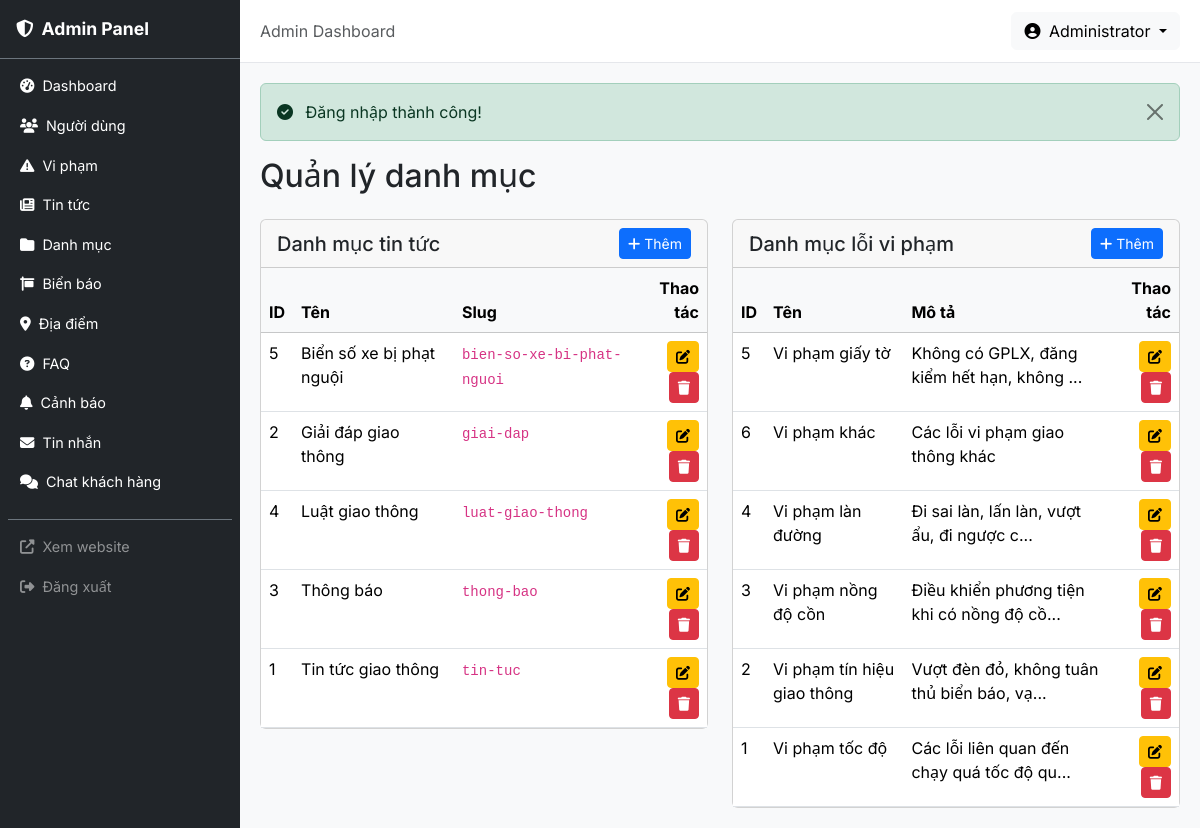
The app's page /admin/categories (signed in) with its own data.
### tables this page shows
CREATE TABLE news_categories (
    id INT AUTO_INCREMENT PRIMARY KEY,
    name VARCHAR(100) NOT NULL,
    slug VARCHAR(100) NOT NULL UNIQUE,
    created_at DATETIME NOT NULL DEFAULT CURRENT_TIMESTAMP
);

CREATE TABLE offense_categories (
    id INT AUTO_INCREMENT PRIMARY KEY,
    name VARCHAR(255) NOT NULL,
    description TEXT NULL,
    created_at DATETIME NOT NULL DEFAULT CURRENT_TIMESTAMP
);

### app/core/Controller.php (called while the page is built, shortened)
<?php
class Controller
{
    protected function view(string $view, array $data = [], string $layout = 'client'): void
    {
        extract($data);
        $viewPath = __DIR__ . '/../views/' . $view . '.php';
        require $viewPath;
    }
}

### app/controllers/admin/CategoryController.php (called while the page is built, shortened)
<?php
class CategoryController extends Controller
{
    public function index(): void
    {
        $newsCatModel = new NewsCategory();
        $offenseCatModel = new OffenseCategory();
        $data = [
            'title'            => 'Quản lý danh mục',
            'newsCategories'   => $newsCatModel->all([], 'name ASC'),
            'offenseCategories'=> $offenseCatModel->all([], 'name ASC'),
        ];
        $this->view('admin/categories/index', $data, 'admin');
    }
}

### public/index.php (called while the page is built, shortened)
<?php
spl_autoload_register(function (string $class): void {
    $prefix = 'App\\';
    $baseDir = __DIR__ . '/../app/';
    $relativeClass = substr($class, strlen($prefix));
    $parts = explode('\\', $relativeClass);
    $parts[0] = strtolower($parts[0]);
    if (count($parts) > 1 && $parts[0] === 'controllers') {
        $parts[1] = strtolower($parts[1]);
    }
    $file = $baseDir . implode('/', $parts) . '.php';
});
$router = new App\Core\Router();
$uri = $_SERVER['REQUEST_URI'] ?? '/';
$method = $_SERVER['REQUEST_METHOD'] ?? 'GET';
$router->dispatch($uri, $method);

### app/core/Model.php (called while the page is built, shortened)
<?php
class Model
{
    protected PDO $db;
    protected string $table = '';
    public function __construct()
    {
        $this->db = Database::getInstance()->getConnection();
    }
    public function all(array $conditions = [], string $orderBy = '', int $limit = 0, int $offset = 0): array
    {
        $sql = "SELECT * FROM {$this->table}";
        $params = [];
        if (!empty($orderBy)) {
            $sql .= " ORDER BY {$orderBy}";
        }
        $stmt = $this->db->prepare($sql);
        $stmt->execute($params);
        return $stmt->fetchAll();
    }
}

### app/core/Database.php (called while the page is built, shortened)
<?php
class Database
{
    private static ?Database $instance = null;
    private \PDO $pdo;
    private function __construct()
    {
        $config = require __DIR__ . '/../../config/config.php';
        $dsn = sprintf(
            'mysql:host=%s;dbname=%s;charset=%s',
            $config['db_host'],
            $config['db_name'],
            $config['db_charset']
        );
        $this->pdo = new \PDO($dsn, $config['db_user'], $config['db_pass'], [
            \PDO::ATTR_ERRMODE            => \PDO::ERRMODE_EXCEPTION,
            \PDO::ATTR_DEFAULT_FETCH_MODE => \PDO::FETCH_ASSOC,
            \PDO::ATTR_EMULATE_PREPARES   => false,
        ]);
    }
    public static function getInstance(): self
    {
        if (self::$instance === null) {
            self::$instance = new self();
        }
        return self::$instance;
    }
    public function getConnection(): \PDO
    {
        return $this->pdo;
    }
}

### app/core/Helper.php (called while the page is built, shortened)
<?php
class Helper
{
    public static function truncate(string $text, int $length = 100): string
    {
        if (mb_strlen($text) <= $length) {
            return $text;
        }
        return mb_substr($text, 0, $length) . '...';
    }
}

### app/views/admin/categories/index.php (the view, shortened to what this page needs)
<?php
require __DIR__ . '/../../partials/alerts.php';
?>
<h2 class="mb-4">Quản lý danh mục</h2>
<div class="row g-4">
    <div class="col-md-6">
        <div class="card">
            <div class="card-header d-flex justify-content-between align-items-center">
                <h5 class="mb-0">Danh mục tin tức</h5>
                <button class="btn btn-sm btn-primary" data-bs-toggle="modal" data-bs-target="#addNewsCatModal">
                    <i class="fas fa-plus"></i> Thêm
                </button>
            </div>
            <div class="card-body p-0">
                <table class="table table-hover mb-0">
                    <thead class="table-light">
                        <tr>
                            <th>ID</th>
                            <th>Tên</th>
                            <th>Slug</th>
                            <th class="text-end">Thao tác</th>
                        </tr>
                    </thead>
                    <tbody>
                        <?php if (empty($newsCategories)): ?>
                            <tr><td colspan="4" class="text-center text-muted py-3">Chưa có danh mục nào.</td></tr>
                        <?php else:
                            foreach ($newsCategories as $cat): ?>
                        <tr>
                            <td><?= $cat['id'] ?></td>
                            <td><?= htmlspecialchars($cat['name'], ENT_QUOTES, 'UTF-8') ?></td>
                            <td><code><?= htmlspecialchars($cat['slug'], ENT_QUOTES, 'UTF-8') ?></code></td>
                            <td class="text-end">
                                <button class="btn btn-sm btn-warning" data-bs-toggle="modal" data-bs-target="#editNewsCatModal<?= $cat['id'] ?>" title="Sửa"><i class="fas fa-edit"></i></button>
                                <form method="POST" action="/admin/categories/<?= $cat['id'] ?>/delete" class="delete-form d-inline">
                                    <button type="submit" class="btn btn-sm btn-danger" title="Xóa"><i class="fas fa-trash"></i></button>
                                </form>
                            </td>
                        </tr>
                        <?php endforeach; endif; ?>
                    </tbody>
                </table>
            </div>
        </div>
    </div>
    <div class="col-md-6">
        <div class="card">
            <div class="card-header d-flex justify-content-between align-items-center">
                <h5 class="mb-0">Danh mục lỗi vi phạm</h5>
                <button class="btn btn-sm btn-primary" data-bs-toggle="modal" data-bs-target="#addOffenseCatModal">
                    <i class="fas fa-plus"></i> Thêm
                </button>
            </div>
            <div class="card-body p-0">
                <table class="table table-hover mb-0">
                    <thead class="table-light">
                        <tr>
                            <th>ID</th>
                            <th>Tên</th>
                            <th>Mô tả</th>
                            <th class="text-end">Thao tác</th>
                        </tr>
                    </thead>
                    <tbody>
                        <?php if (empty($offenseCategories)): ?>
                            <tr><td colspan="4" class="text-center text-muted py-3">Chưa có danh mục nào.</td></tr>
                        <?php else:
                            foreach ($offenseCategories as $cat): ?>
                        <tr>
                            <td><?= $cat['id'] ?></td>
                            <td><?= htmlspecialchars($cat['name'], ENT_QUOTES, 'UTF-8') ?></td>
                            <td><?= htmlspecialchars(\App\Core\Helper::truncate($cat['description'] ?? '—', 40), ENT_QUOTES, 'UTF-8') ?></td>
                            <td class="text-end">
                                <button class="btn btn-sm btn-warning" data-bs-toggle="modal" data-bs-target="#editOffenseCatModal<?= $cat['id'] ?>" title="Sửa"><i class="fas fa-edit"></i></button>
                                <form method="POST" action="/admin/categories/<?= $cat['id'] ?>/delete" class="delete-form d-inline">
                                    <button type="submit" class="btn btn-sm btn-danger" title="Xóa"><i class="fas fa-trash"></i></button>
                                </form>
                            </td>
                        </tr>
                        <?php endforeach; endif; ?>
                    </tbody>
                </table>
            </div>
        </div>
    </div>
</div>

### app/core/Router.php (shortened to what this page needs)
<?php
class Router
{
    private array $routes = [];
    private function addRoute(string $method, string $uri, string $handler): void
    {
        $pattern = preg_replace('/\{([a-zA-Z_]+)\}/', '(?P<$1>[^/]+)', $uri);
        $pattern = '#^' . $pattern . '$#';
        $this->routes[] = [
            'method'  => $method,
            'pattern' => $pattern,
            'handler' => $handler,
        ];
    }
    public function dispatch(string $uri, string $method): void
    {
        $uri = parse_url($uri, PHP_URL_PATH);
        $uri = rtrim($uri, '/') ?: '/';
        foreach ($this->routes as $route) {
            if ($route['method'] !== strtoupper($method)) {
                continue;
            }
            if (preg_match($route['pattern'], $uri, $matches)) {
                $this->params = array_filter($matches, fn($key) => is_string($key), ARRAY_FILTER_USE_KEY);
                [$controllerPath, $action] = explode('@', $route['handler']);
                $controller = new $controllerClass();
                call_user_func_array([$controller, $action], array_values($this->params));
                return;
            }
        }
    }
}

### public/assets/css/admin.css (style rules this page uses)
:root { --sidebar-width: 240px; --primary: #1a56db; --primary-dark: #1e40af; }
body { font-family: 'Inter', 'Segoe UI', Tahoma, Geneva, Verdana, sans-serif; }

### records on screen
news_categories: id "5", name "Biển số xe bị phạt nguội", slug "bien-so-xe-bi-phat-nguoi"
news_categories: id "2", name "Giải đáp giao thông", slug "giai-dap"
news_categories: id "4", name "Luật giao thông", slug "luat-giao-thong"
news_categories: id "3", name "Thông báo", slug "thong-bao"
news_categories: id "1", name "Tin tức giao thông", slug "tin-tuc"
offense_categories: id "5", name "Vi phạm giấy tờ", description "Không có GPLX, đăng kiểm hết hạn, không ..."
offense_categories: id "6", name "Vi phạm khác", description "Các lỗi vi phạm giao thông khác"
offense_categories: id "4", name "Vi phạm làn đường", description "Đi sai làn, lấn làn, vượt ẩu, đi ngược c..."
offense_categories: id "3", name "Vi phạm nồng độ cồn", description "Điều khiển phương tiện khi có nồng độ cồ..."
offense_categories: id "2", name "Vi phạm tín hiệu giao thông", description "Vượt đèn đỏ, không tuân thủ biển báo, vạ..."
offense_categories: id "1", name "Vi phạm tốc độ", description "Các lỗi liên quan đến chạy quá tốc độ qu..."
